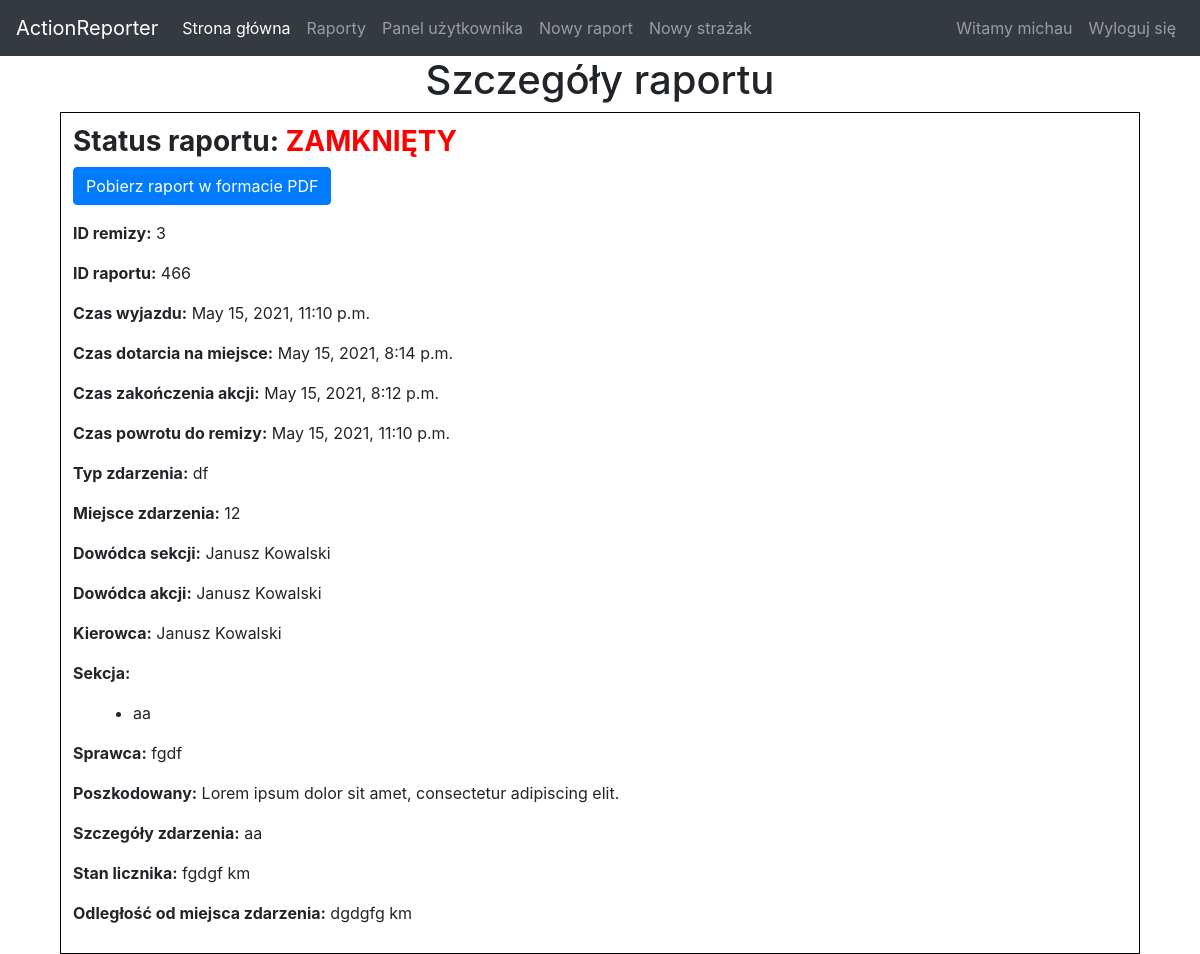
Page /reports/19 (signed in) on the committed database.
### reporter/models.py (models this page shows, shortened)
class Report(models.Model):
    id = models.AutoField(primary_key=True)
    stationid = models.TextField(default="")
    reportid = models.TextField(default="")
    departureTime = models.DateTimeField(default=datetime.datetime.now())
    arrivalTime = models.DateTimeField(default=datetime.datetime.now())
    actionEndTime = models.DateTimeField(default=datetime.datetime.now())
    fireStationArrivalTime = models.DateTimeField(default=datetime.datetime.now())
    incidentType = models.TextField(default="")
    incidentPlace = models.TextField(default="")
    sectionCommander = models.TextField(default="")
    actionCommander = models.TextField(default="")
    driver = models.TextField(default="")
    perpetrator = models.TextField(default="")
    victim = models.TextField(default="")
    section = models.TextField(default="")
    details = models.TextField(default="")
    odometer = models.TextField(default="")
    distance = models.TextField(default="")
    isLocked = models.BooleanField(default=False)

### reporter/views.py (the view)
# urls.py: path('reports/<pk>', views.report_details, name="report-details"),
@login_required
def report_details(request, pk):
    report = getReport(pk)
    firestations = getUserFirestations(request.user)
    station = getFirestation(report.stationid)
    if station not in firestations:
        return render(request, "information.html",
                      {'message': "Dostęp zabroniony", 'return_button': True})
    firefighters = report.section.split(",")
    return render(request, 'report.html', {'report': report, 'firefighters': firefighters})

### reporter/views.py (called while the page is built)
def getUserFirestations(user):
    return Firestation.objects.filter(
        stationid__in=FirestationMember.objects.filter(memberid=user).values("stationid"))

def getFirestation(id):
    return Firestation.objects.filter(stationid=id).first()

def getReport(id):
    return get_object_or_404(Report, pk=id)

### reporter/templates/report.html (shortened to what this page needs)
{% extends 'index.html' %}
{% block content %}
    <h1 style="text-align: center">Szczegóły raportu</h1>
    <div style="margin-left:5%;width:90%;border:1px solid black; padding:1%;text-align: justify;">
        <h3><b>Status raportu: {% if report.isLocked %} <span style="color: red; ">ZAMKNIĘTY </span> {% else %} OTWARTY{% endif %}</b></h3>
        <p><a class="btn btn-primary" href="{% url 'render-to-pdf' pk=report.pk %}">Pobierz raport w formacie PDF</a></p>
        <p><b>ID remizy:</b> {{ report.stationid }}</p>
        <p><b>ID raportu:</b> {{ report.reportid }}</p>
        <p><b>Czas wyjazdu:</b> {{ report.departureTime }}</p>
        <p><b>Czas dotarcia na miejsce:</b> {{ report.arrivalTime }}</p>
        <p><b>Czas zakończenia akcji:</b> {{ report.actionEndTime }}</p>
        <p><b>Czas powrotu do remizy:</b> {{ report.fireStationArrivalTime }}</p>
        <p><b>Typ zdarzenia:</b> {{ report.incidentType }}</p>
        <p><b>Miejsce zdarzenia:</b> {{ report.incidentPlace }}</p>
        <p><b>Dowódca sekcji:</b> {{ report.sectionCommander }}</p>
        <p><b>Dowódca akcji:</b> {{ report.actionCommander }}</p>
    <p><b>Kierowca:</b> {{ report.driver }}</p>
    <p><b>Sekcja:</b>
    <ul>
        {% for firefighter in firefighters %}
            <li style="margin-left:20px;">{{ firefighter }}</li>
        {% endfor %}
    </ul>
    </p>
    <p><b>Sprawca:</b> {{ report.perpetrator }}</p>
    <p><b>Poszkodowany:</b> {{ report.victim }}</p>
    <p><b>Szczegóły zdarzenia:</b> {{ report.details }}</p>
    <p><b>Stan licznika:</b> {{ report.odometer }} km</p>
    <p><b>Odległość od miejsca zdarzenia:</b> {{ report.distance }} km</p>
    </div>
{% endblock %}

### reporter/templates/index.html (shortened to what this page needs)
<!doctype html>
<html lang="en">
  <head>
<link rel="stylesheet" href="https://stackpath.bootstrapcdn.com/bootstrap/4.3.1/css/bootstrap.min.css">
  </head>
  <body>
<nav class="navbar navbar-expand-lg navbar-dark bg-dark">
  <a class="navbar-brand" href="">ActionReporter</a>
  <div class="collapse navbar-collapse" id="navbarNavDropdown">
    <ul class="navbar-nav mr-auto">
      <li class="nav-item active">
        <a class="nav-link" href="{% url 'index' %}">Strona główna</a>
      </li>
        {% if request.user.is_authenticated %}
             <li class="nav-item">
        <a class="nav-link" href={% url 'reports' %}>Raporty</a>
      </li>
        <li class="nav-item">
        <a class="nav-link" href={% url "profile" %}>Panel użytkownika</a>
        </li>
      <li class="nav-item">
        <a class="nav-link" href={% url 'create-report-initial' %}>Nowy raport</a>
      </li>
         <li class="nav-item">
        <a class="nav-link" href={% url 'create-firefighter' %}>Nowy strażak</a>
      </li>
        {% endif %}
    </ul>
      <ul class="nav navbar-nav navbar-right">
    {% if request.user.is_authenticated %}
        <li class="nav-item">
        <a class="nav-link" href="">Witamy {{ request.user.username }}</a>
        </li>
        <li class="nav-item">
        <a class="nav-link" href={% url "logout" %}>Wyloguj się</a>
        </li>
    {% endif %}
      </ul>
  </div>
</nav>
{% block content %}{% endblock %}
  </body>
</html>

### rows in the picture
Report: stationid "3", reportid "466", departureTime "May 15, 2021, 11:10 p.m.", arrivalTime "May 15, 2021, 8:14 p.m.", actionEndTime "May 15, 2021, 8:12 p.m.", fireStationArrivalTime "May 15, 2021, 11:10 p.m.", incidentType "df", incidentPlace "12", sectionCommander "Janusz Kowalski", actionCommander "Janusz Kowalski", driver "Janusz Kowalski", firefighters "aa", perpetrator "fgdf", victim "Lorem ipsum dolor sit amet, consectetur adipiscing elit.", details "aa", odometer "fgdgf", distance "dgdgfg"

### other values in the picture
{{ request.user.username }} "michau"
